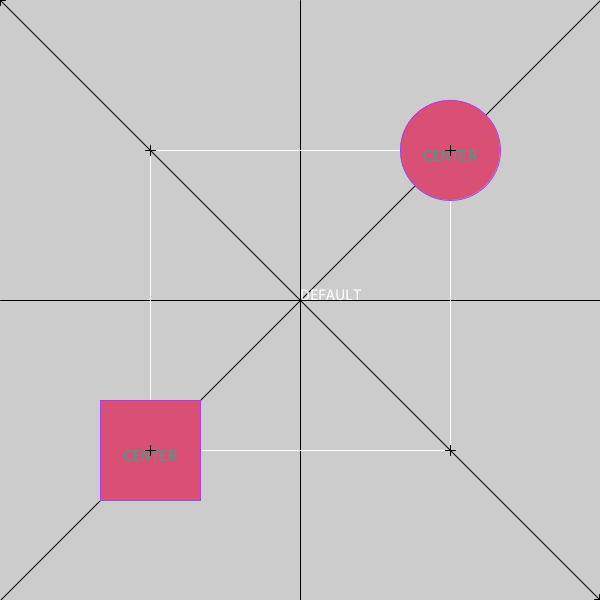
Frame 1 (no input)
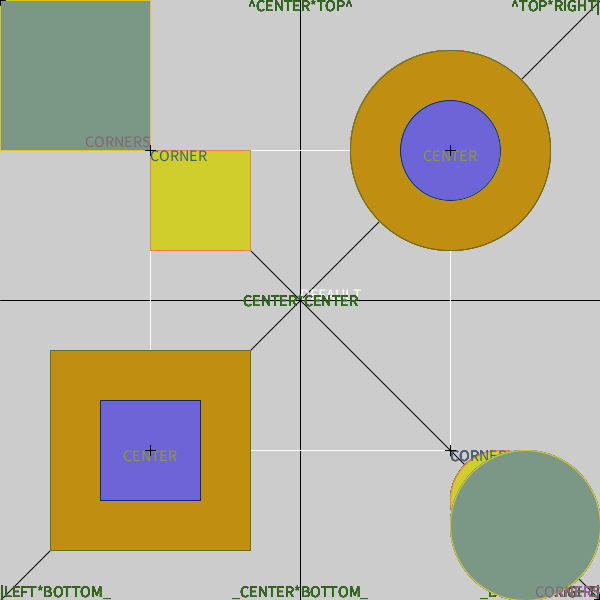
Frame 60 (the mouse pressed at the canvas centre just before this capture)
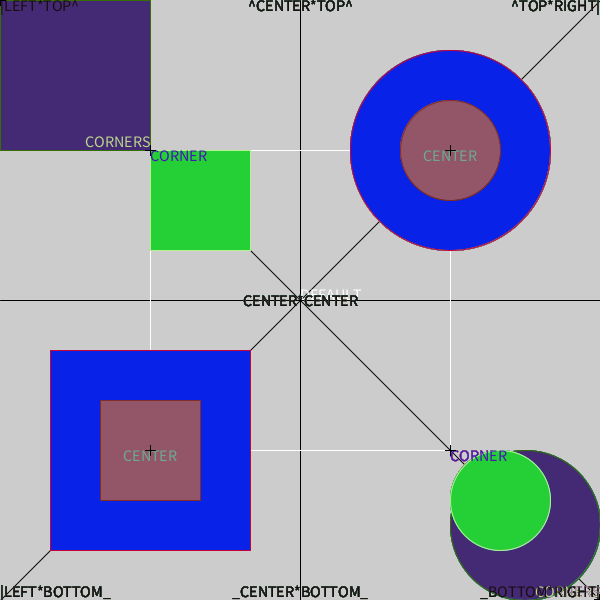
Frame 120 (the mouse held since frame 60 and released just before this capture)

The Processing sketch that drew these frames (run headless with seeded random() and noise(); from frame 60 on, the mouse is pressed at the canvas centre):

// Processing sketch: multi_pde
// ── multi_pde.pde
/// Ellipse,Rect & Text alignment test for Processing2C
/// Author: Wojciech Borkowski wborkowski_uw_edu_pl
/// ORIGINAL FILE: "ALIGNMENT.PDE"
// @date 2024-09-30 (last change)
//*///////////////////////////////////////////////////////////////


void cross(float x,float y)
{
  line(x-5,y,x+5,y);
  line(x,y-5,x,y+5);
}

float width1_2,width1_4,width3_4;
float height1_2,height1_4,height3_4;

void setVariables()
{
  width1_2=width/2;
  width1_4=width/4;
  width3_4=width1_4*3;
  height1_2=height/2;
  height1_4=height/4;
  height3_4=height1_4*3;
}

void setup()
{
  size(600,600);
  setVariables();
  line(0,0,width,height);
  line(0,height,width,0);
  line(0,height1_2,width,height1_2);
  line(width1_2,height,width1_2,0);
  stroke(255);
  line(width1_4,height1_4,width3_4,height1_4);
  line(width1_4,height1_4,width1_4,height3_4);
  line(width1_4,height3_4,width3_4,height3_4);
  line(width3_4,height1_4,width3_4,height3_4);
  frameRate(3);
  textSize(16);
  text("DEFAULT",width/2,height/2);
}

void draw()
{
  setVariables();
  stroke(random(255),random(255),random(255));
  float R,G,B;
  int selector=(int)random(5);
  
  switch(selector){
  case 0:
    rectMode(CORNER);  // Default rectMode is CORNER
    ellipseMode(CORNER);
    fill(R=random(255),G=random(255),B=random(255));
    rect(width1_4,height1_4,100,100);
    ellipse(width3_4,height3_4,100,100);
    fill(R=random(255),G=random(255),B=random(255));
    textAlign(LEFT,TOP);
    text("CORNER",width1_4,height1_4);
    text("CORNER",width3_4,height3_4);
  break;
  case 1:
    rectMode(CENTER);
    ellipseMode(CENTER);
    fill(R=random(255),G=random(255),B=random(255));
    rect(width1_4,height3_4,100,100);
    ellipse(width3_4,height1_4,100,100);
    fill(255-R,255-G,255-B);
    textAlign(CENTER,TOP);
    text("CENTER",width1_4,height3_4);
    text("CENTER",width3_4,height1_4);
  break;
  case 2:
    rectMode(CORNERS);
    ellipseMode(CORNERS);
    fill(R=random(255),G=random(255),B=random(255));
    rect(0,0,width1_4,width1_4);
    ellipse(width3_4,height3_4,width,height);
    fill(255-R,255-G,255-B);
    textAlign(RIGHT,BOTTOM);
    text("CORNERS",width1_4,height1_4);
    textAlign(RIGHT,BOTTOM);
    text("CORNERS",width,height);
  break;
  case 3:
    rectMode(RADIUS);
    ellipseMode(RADIUS);
    fill(R=random(255),G=random(255),B=random(255));
    rect(width1_4,height3_4,100,100);
    ellipse(width3_4,height1_4,100,100);
    fill(255-R,255-G,255-B);
    textAlign(CENTER,BOTTOM);
    text("RADIUS",width1_4,height3_4);
    text("RADIUS",width3_4,height1_4);
  break;
  default:
    fill(random(128),random(128),random(128));
    textAlign(CENTER,CENTER);
    text("CENTER*CENTER",width1_2,height1_2);
    textAlign(CENTER,TOP);
    text("^CENTER*TOP^",width1_2,0);
    textAlign(CENTER,BOTTOM);
    text("_CENTER*BOTTOM_",width1_2,height);
    textAlign(LEFT,TOP);
    text("|LEFT*TOP^",0,0);
    textAlign(LEFT,BOTTOM);
    text("|LEFT*BOTTOM_",0,height);
    textAlign(RIGHT,TOP);
    text("^TOP*RIGHT|",width,0);
    textAlign(RIGHT,BOTTOM);
    text("_BOTTOM*RIGHT|",width,height);
  break;
  }
  stroke(0);
  cross(0,0);
  cross(width1_4,height1_4);
  cross(width3_4,height3_4);
  cross(width1_4,height3_4);
  cross(width3_4,height1_4);
  cross(width-1,height-1);
}

// multi_pde.pde
String PROJECT_NAME="ALIGNMENT";
